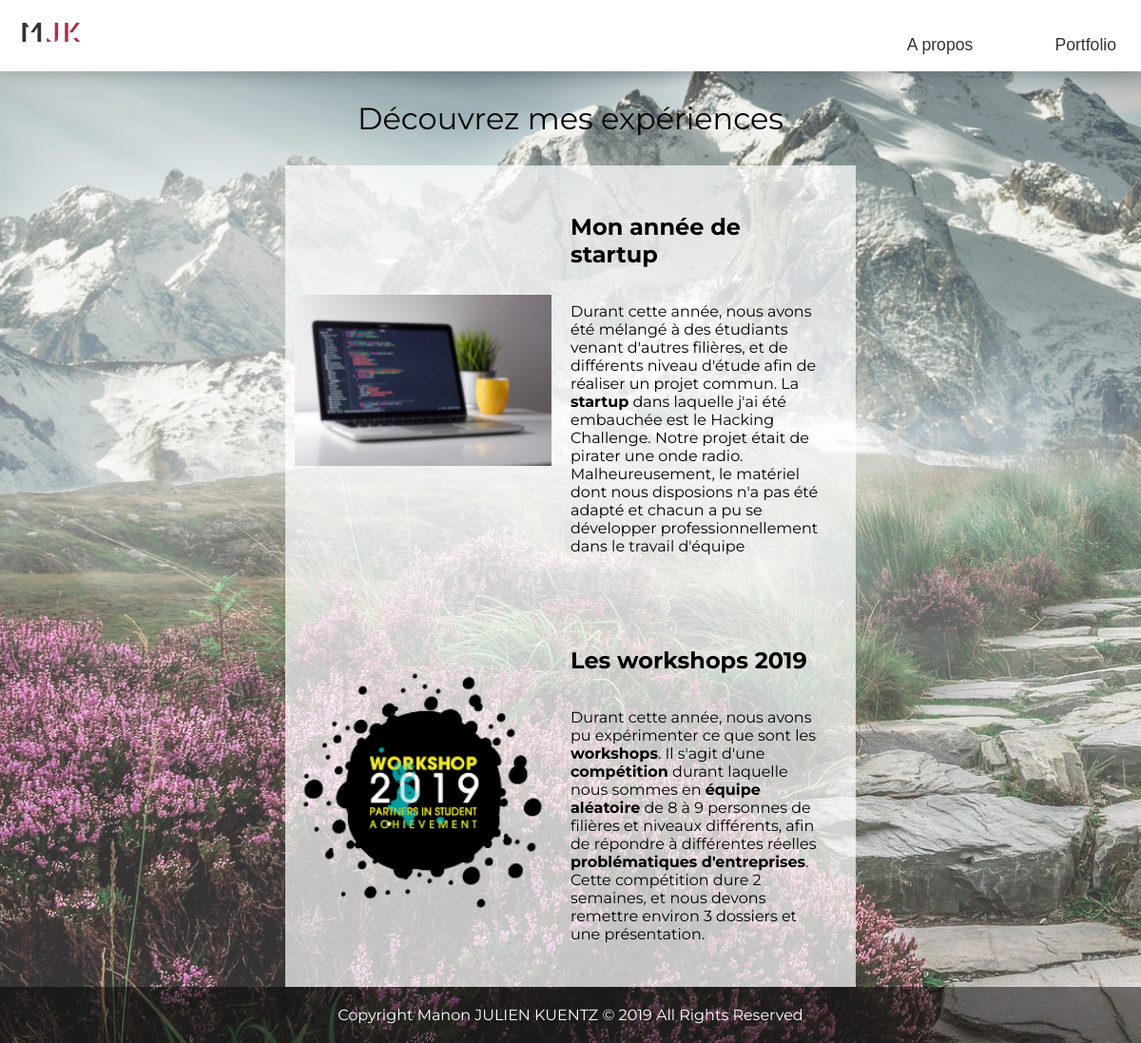
Screenshot of /experiences.php with the database file from the repository.
### tables this page shows
CREATE TABLE IF NOT EXISTS `experiences_pro` (
  `id_exp` int(11) NOT NULL AUTO_INCREMENT,
  `titre` varchar(50) DEFAULT NULL,
  `image` varchar(100) DEFAULT NULL,
  `contenu` varchar(3000) DEFAULT NULL,
  `alt` varchar(50) DEFAULT NULL,
  PRIMARY KEY (`id_exp`)
);

### experiences.php (the view, shortened to what this page needs)
<?php
require_once('db.php');
$rqtP = "SELECT * FROM experiences_pro";
$stmt = $pdo->prepare($rqtP);
$stmt->execute();
?>
<!DOCTYPE html>
<html lang="fr">
<head>
    <link rel="stylesheet" href="style.css">
</head>
<body>
<header>
    <?php
    include ('nav.php');
    ?>
</header>
<main>
    <div class="fond"></div>
    <div>
        <h1>Découvrez mes expériences</h1>
    </div>
    <div class="bg taille50">
        <?php
            while($c = $stmt->fetch(PDO::FETCH_ASSOC)){
                echo "<div class='contenu'>";
                echo "<div class='taille50'>";
                echo "<img src='" . $c['image'] . "' alt='" . $c['alt'] . "' />";
                echo "</div>";
                echo "<div class='montexte taille50'>";
                echo "<h2>" . $c['titre'] . "</h2>";
                echo "<p class='card-text'>" . $c['contenu'] . "</p>";
                echo "</div>";
                echo "</div>";
            }
        ?>
    </div>
</main>
<?php
include ('footer.php');
?>
</body>
</html>

### style.css (style rules this page uses)
* { box-sizing: border-box; }
body { display: flex; flex-direction: column; justify-content: center; align-items: center; margin: 0; padding: 0; font-family: 'Montserrat', 'sans-serif'; font-weight: normal; }
header { display: flex!important; width: 100%; box-shadow: 0px 3px 16px 0px rgba(0, 0, 0, 0.1); }
h1 { font-weight: normal; margin: 30px; }
main { display: flex; flex-direction: column; align-items: center; justify-content: center; text-align: center; width: 100%; height: 100%; }
#gauche div, h1 { text-align: center; }
.bg { background-color: rgba(255, 255, 255, 0.7); }
.contenu { display: flex; flex-direction: row; width: 100%; height: 100%; align-items: center; }
.contenu img { width: 25%; height: auto; margin: 10px; text-align: justify; }
.fond { background-image: url("images/fond.jpg"); background-size: cover; opacity: 0.8; z-index: -3; position: fixed; right: 0; bottom: 0; min-width: 100%; min-height: 100%; }
.montexte { display: flex; flex-direction: column; margin: 30px; align-self: flex-start; text-align: start; }
.taille50 { width: 50%; }
.taille50 img { width: 100%; }

### rows the page displays
experiences_pro: image (picture), titre "Mon année de startup", contenu "Durant cette année, nous avons été mélangé à des étudiants venant d'autres filières, et de différents niveau d'étude afin de réaliser un projet commun. La startup dans laquelle j'ai été embauchée est le Hacking Challenge. Notre projet était de pirater une onde radio. Malheureusement, le matériel dont nous disposions n'a pas été adapté et chacun a pu se développer professionnellement dans le travail d'équipe"
experiences_pro: image (picture), titre "Les workshops 2019", contenu "Durant cette année, nous avons pu expérimenter ce que sont les workshops . Il s'agit d'une compétition durant laquelle nous sommes en équipe aléatoire de 8 à 9 personnes de filières et niveaux différents, afin de répondre à différentes réelles problématiques d'entreprises . Cette compétition dure 2 semaines, et nous devons remettre environ 3 dossiers et une présentation."
